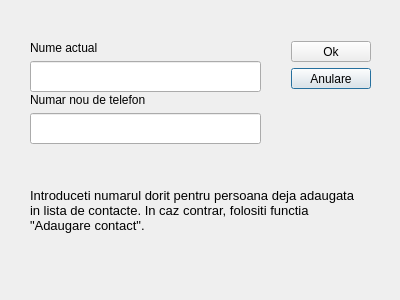
<?xml version="1.0" encoding="UTF-8"?>
<ui version="4.0">
 <class>edit_numar</class>
 <widget class="QDialog" name="edit_numar">
  <property name="geometry">
   <rect>
    <x>0</x>
    <y>0</y>
    <width>400</width>
    <height>300</height>
   </rect>
  </property>
  <property name="windowTitle">
   <string>Dialog</string>
  </property>
  <widget class="QLabel" name="label_3">
   <property name="geometry">
    <rect>
     <x>30</x>
     <y>160</y>
     <width>331</width>
     <height>101</height>
    </rect>
   </property>
   <property name="font">
    <font>
     <pointsize>10</pointsize>
    </font>
   </property>
   <property name="text">
    <string>Introduceti numarul dorit pentru persoana deja adaugata in lista de contacte. In caz contrar, folositi functia &quot;Adaugare contact&quot;.</string>
   </property>
   <property name="wordWrap">
    <bool>true</bool>
   </property>
  </widget>
  <widget class="QLabel" name="label_4">
   <property name="geometry">
    <rect>
     <x>0</x>
     <y>0</y>
     <width>401</width>
     <height>301</height>
    </rect>
   </property>
   <property name="text">
    <string/>
   </property>
  </widget>
  <widget class="QLineEdit" name="lineEdit">
   <property name="geometry">
    <rect>
     <x>30</x>
     <y>61</y>
     <width>231</width>
     <height>31</height>
    </rect>
   </property>
  </widget>
  <widget class="QPushButton" name="pushButton_2">
   <property name="geometry">
    <rect>
     <x>291</x>
     <y>68</y>
     <width>80</width>
     <height>21</height>
    </rect>
   </property>
   <property name="text">
    <string>Anulare</string>
   </property>
  </widget>
  <widget class="QPushButton" name="pushButton">
   <property name="geometry">
    <rect>
     <x>291</x>
     <y>41</y>
     <width>80</width>
     <height>21</height>
    </rect>
   </property>
   <property name="text">
    <string>Ok</string>
   </property>
  </widget>
  <widget class="QLineEdit" name="lineEdit_2">
   <property name="geometry">
    <rect>
     <x>30</x>
     <y>113</y>
     <width>231</width>
     <height>31</height>
    </rect>
   </property>
  </widget>
  <widget class="QLabel" name="label_2">
   <property name="geometry">
    <rect>
     <x>30</x>
     <y>92</y>
     <width>141</width>
     <height>16</height>
    </rect>
   </property>
   <property name="text">
    <string>Numar nou de telefon</string>
   </property>
  </widget>
  <widget class="QLabel" name="label">
   <property name="geometry">
    <rect>
     <x>30</x>
     <y>40</y>
     <width>101</width>
     <height>16</height>
    </rect>
   </property>
   <property name="text">
    <string>Nume actual</string>
   </property>
  </widget>
  <zorder>label_4</zorder>
  <zorder>splitter</zorder>
  <zorder>layoutWidget</zorder>
  <zorder>lineEdit</zorder>
  <zorder>label_3</zorder>
  <zorder>pushButton_2</zorder>
  <zorder>pushButton</zorder>
  <zorder>lineEdit_2</zorder>
  <zorder>label_2</zorder>
  <zorder>label</zorder>
 </widget>
 <resources/>
 <connections/>
</ui>
